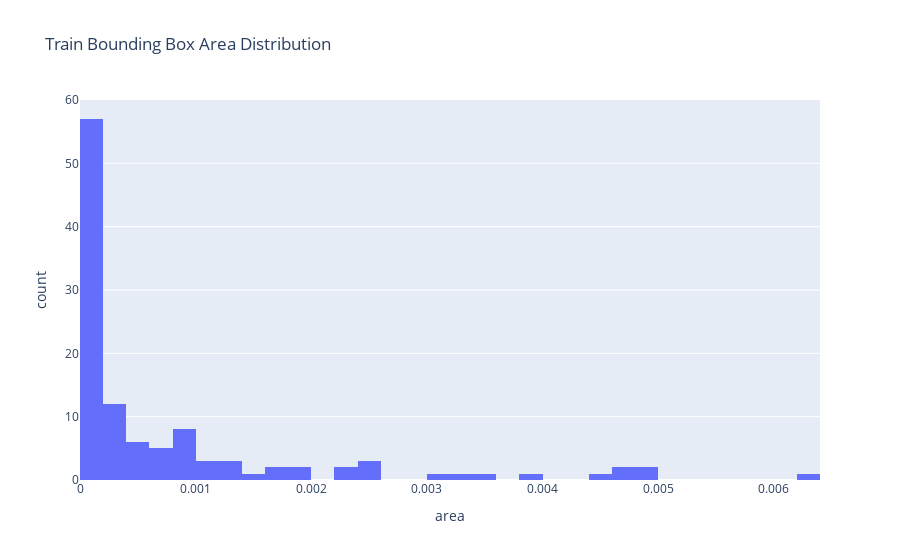

The notebook cell saved with this chart:
### Code cell
plot_bounding_box_distribution(test_labels, "Train Bounding Box Area Distribution")
